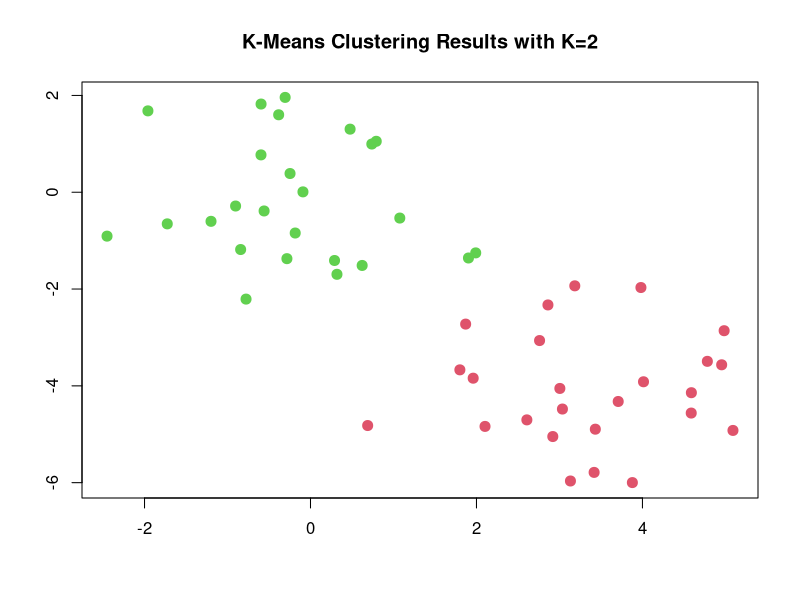
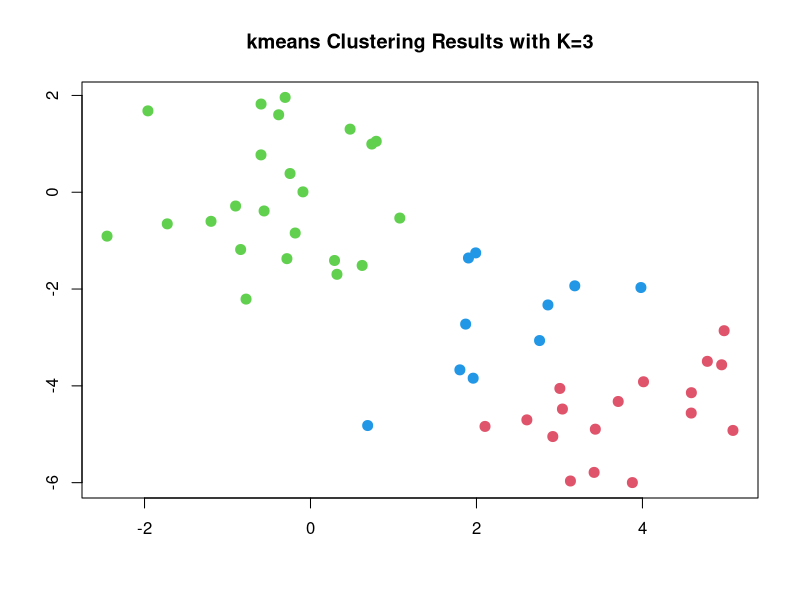
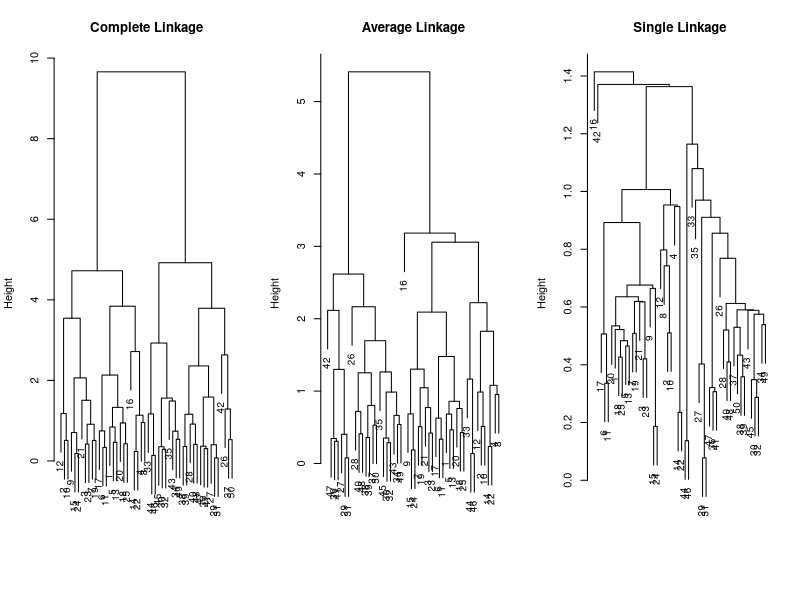
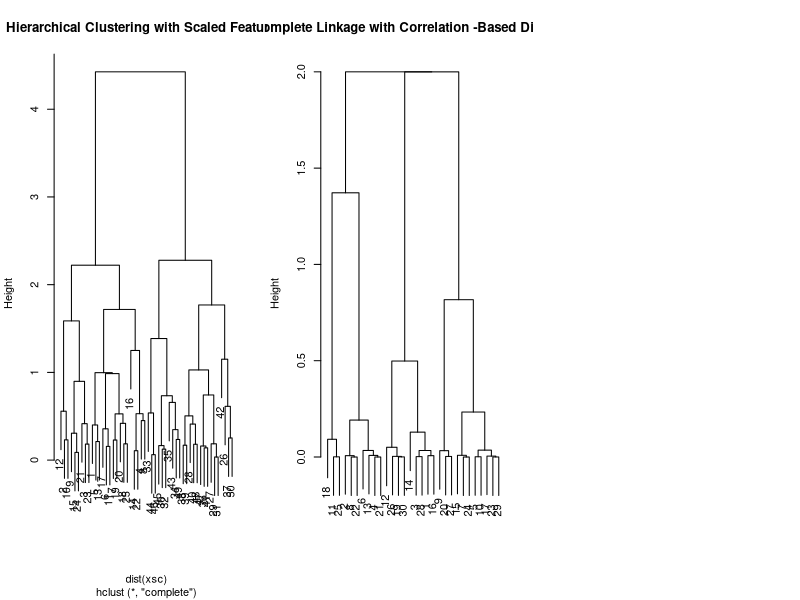

R code for these plots, in order:
# K-Means Clustering

set.seed (2)
x=matrix(rnorm(50*2), ncol=2)
x[1:25,1]=x[1:25,1]+3
x[1:25,2]=x[1:25,2]-4
km.out=kmeans(x,2,nstart=20)
km.out$cluster
plot(x, col=(km.out$cluster +1), main="K-Means Clustering Results with K=2", xlab="", ylab="", pch=20, cex=2)
set.seed (4)
km.out=kmeans(x,3,nstart=20)
km.out
plot(x, col=(km.out$cluster +1), main = "kmeans Clustering Results with K=3", xlab="", ylab="", pch=20, cex=2)
set.seed (3)
km.out=kmeans(x,3,nstart=1)
km.out$tot.withinss
km.out=kmeans(x,3,nstart=20) 
km.out$tot.withinss

# Hierarchical Clustering
hc.complete=hclust(dist(x), method="complete")
hc.average=hclust(dist(x), method="average")
hc.single=hclust(dist(x), method="single")
par(mfrow=c(1,3))
plot(hc.complete,main="Complete Linkage", xlab="", sub="",cex =.9)
plot(hc.average , main="Average Linkage", xlab="", sub="",cex =.9)
plot(hc.single , main="Single Linkage", xlab="", sub="",cex =.9)
cutree(hc.complete, 2)
cutree(hc.average,2)
cutree(hc.single ,2)
cutree(hc.single , 4)
xsc=scale(x)
plot(hclust(dist(xsc), method="complete"), main="Hierarchical Clustering with Scaled Features ")
x=matrix(rnorm(30*3), ncol=3)
dd=as.dist(1-cor(t(x)))
plot(hclust(dd, method="complete"), main="Complete Linkage with Correlation -Based Distance", xlab="", sub="")